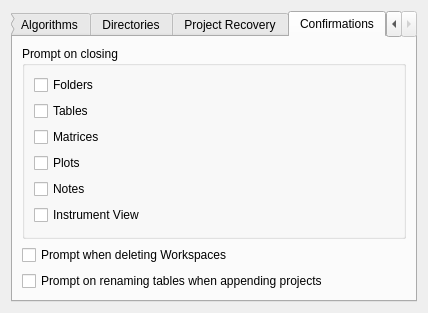
<?xml version="1.0" encoding="UTF-8"?>
<ui version="4.0">
 <class>Form</class>
 <widget class="QWidget" name="Form">
  <property name="geometry">
   <rect>
    <x>0</x>
    <y>0</y>
    <width>428</width>
    <height>288</height>
   </rect>
  </property>
  <property name="windowTitle">
   <string>Form</string>
  </property>
  <layout class="QHBoxLayout" name="horizontalLayout">
   <item>
    <widget class="QTabWidget" name="tabWidget">
     <property name="currentIndex">
      <number>4</number>
     </property>
     <widget class="QWidget" name="instrument_tab">
      <attribute name="title">
       <string>Instrument</string>
      </attribute>
      <layout class="QHBoxLayout" name="horizontalLayout_2">
       <item>
        <layout class="QVBoxLayout" name="verticalLayout">
         <item>
          <layout class="QHBoxLayout" name="horizontalLayout_3">
           <item>
            <widget class="QLabel" name="facility_label">
             <property name="text">
              <string>Facility</string>
             </property>
            </widget>
           </item>
           <item>
            <widget class="QComboBox" name="facility">
             <item>
              <property name="text">
               <string>ISIS</string>
              </property>
             </item>
            </widget>
           </item>
          </layout>
         </item>
         <item>
          <layout class="QHBoxLayout" name="horizontalLayout_4">
           <item>
            <widget class="QLabel" name="instrument_label">
             <property name="text">
              <string>Default Instrument</string>
             </property>
            </widget>
           </item>
           <item>
            <widget class="QComboBox" name="instrument">
             <item>
              <property name="text">
               <string>IMAT</string>
              </property>
             </item>
            </widget>
           </item>
          </layout>
         </item>
        </layout>
       </item>
      </layout>
     </widget>
     <widget class="QWidget" name="algorithms_tab">
      <attribute name="title">
       <string>Algorithms</string>
      </attribute>
      <layout class="QHBoxLayout" name="horizontalLayout_5">
       <item>
        <layout class="QVBoxLayout" name="verticalLayout_2">
         <item>
          <widget class="QCheckBox" name="show_invisible_workspaces">
           <property name="text">
            <string>Show Invisible Workspaces</string>
           </property>
          </widget>
         </item>
         <item>
          <layout class="QHBoxLayout" name="horizontalLayout_6">
           <item>
            <widget class="QTreeWidget" name="algorithms_categories">
             <column>
              <property name="text">
               <string>Show Algorithm Categories</string>
              </property>
             </column>
            </widget>
           </item>
          </layout>
         </item>
        </layout>
       </item>
      </layout>
     </widget>
     <widget class="QWidget" name="directories_tab">
      <attribute name="title">
       <string>Directories</string>
      </attribute>
      <layout class="QHBoxLayout" name="horizontalLayout_7">
       <item>
        <layout class="QVBoxLayout" name="verticalLayout_3">
         <item>
          <layout class="QHBoxLayout" name="horizontalLayout_8">
           <item>
            <widget class="QLabel" name="python_scripts_label">
             <property name="minimumSize">
              <size>
               <width>121</width>
               <height>0</height>
              </size>
             </property>
             <property name="maximumSize">
              <size>
               <width>16777215</width>
               <height>16777215</height>
              </size>
             </property>
             <property name="text">
              <string>Python scripts</string>
             </property>
            </widget>
           </item>
           <item>
            <widget class="QPlainTextEdit" name="python_scripts_dir">
             <property name="maximumSize">
              <size>
               <width>16777215</width>
               <height>25</height>
              </size>
             </property>
            </widget>
           </item>
           <item>
            <widget class="QPushButton" name="python_scripts_find">
             <property name="text">
              <string>Find</string>
             </property>
            </widget>
           </item>
          </layout>
         </item>
         <item>
          <layout class="QHBoxLayout" name="horizontalLayout_9">
           <item>
            <widget class="QLabel" name="python_extensions_label">
             <property name="text">
              <string>Python extensions
(algorithms, fit functions)</string>
             </property>
            </widget>
           </item>
           <item>
            <widget class="QPlainTextEdit" name="python_extensions_dir">
             <property name="maximumSize">
              <size>
               <width>16777215</width>
               <height>25</height>
              </size>
             </property>
            </widget>
           </item>
           <item>
            <widget class="QPushButton" name="python_extensions_find">
             <property name="text">
              <string>Find</string>
             </property>
            </widget>
           </item>
          </layout>
         </item>
         <item>
          <layout class="QHBoxLayout" name="horizontalLayout_10">
           <item>
            <widget class="QLabel" name="instrument_definitions_label">
             <property name="minimumSize">
              <size>
               <width>121</width>
               <height>0</height>
              </size>
             </property>
             <property name="text">
              <string>Instrument definitions</string>
             </property>
            </widget>
           </item>
           <item>
            <widget class="QPlainTextEdit" name="instrument_definitions_dir">
             <property name="maximumSize">
              <size>
               <width>16777215</width>
               <height>25</height>
              </size>
             </property>
            </widget>
           </item>
           <item>
            <widget class="QPushButton" name="instrument_definitions_find">
             <property name="text">
              <string>Find</string>
             </property>
            </widget>
           </item>
          </layout>
         </item>
        </layout>
       </item>
      </layout>
     </widget>
     <widget class="QWidget" name="project_recovery_tab">
      <attribute name="title">
       <string>Project Recovery</string>
      </attribute>
      <layout class="QHBoxLayout" name="horizontalLayout_11">
       <item>
        <layout class="QVBoxLayout" name="verticalLayout_4">
         <item>
          <widget class="QCheckBox" name="checkBox">
           <property name="text">
            <string>Enable Project Recovery</string>
           </property>
          </widget>
         </item>
         <item>
          <layout class="QHBoxLayout" name="horizontalLayout_12">
           <item>
            <widget class="QLabel" name="time_between_recovery_label">
             <property name="minimumSize">
              <size>
               <width>192</width>
               <height>0</height>
              </size>
             </property>
             <property name="text">
              <string>Time between recovery
checkpoints (seconds)</string>
             </property>
            </widget>
           </item>
           <item>
            <widget class="QSpinBox" name="time_between_recovery">
             <property name="maximum">
              <number>3600</number>
             </property>
             <property name="value">
              <number>60</number>
             </property>
            </widget>
           </item>
          </layout>
         </item>
         <item>
          <layout class="QHBoxLayout" name="horizontalLayout_13">
           <item>
            <widget class="QLabel" name="total_number_checkpoints_label">
             <property name="text">
              <string>Total number of checkpoints to be made</string>
             </property>
            </widget>
           </item>
           <item>
            <widget class="QSpinBox" name="total_number_checkpoints"/>
           </item>
          </layout>
         </item>
        </layout>
       </item>
      </layout>
     </widget>
     <widget class="QWidget" name="tab">
      <attribute name="title">
       <string>Confirmations</string>
      </attribute>
      <layout class="QVBoxLayout" name="verticalLayout_5">
       <item>
        <widget class="QGroupBox" name="groupBox">
         <property name="title">
          <string>Prompt on closing</string>
         </property>
         <layout class="QVBoxLayout" name="verticalLayout_6">
          <item>
           <widget class="QCheckBox" name="prompt_close_folders">
            <property name="text">
             <string>Folders</string>
            </property>
           </widget>
          </item>
          <item>
           <widget class="QCheckBox" name="prompt_close_tables">
            <property name="text">
             <string>Tables</string>
            </property>
           </widget>
          </item>
          <item>
           <widget class="QCheckBox" name="prompt_close_matrices">
            <property name="text">
             <string>Matrices</string>
            </property>
           </widget>
          </item>
          <item>
           <widget class="QCheckBox" name="prompt_close_plots">
            <property name="text">
             <string>Plots</string>
            </property>
           </widget>
          </item>
          <item>
           <widget class="QCheckBox" name="prompt_close_notes">
            <property name="text">
             <string>Notes</string>
            </property>
           </widget>
          </item>
          <item>
           <widget class="QCheckBox" name="prompt_close_instrument_view">
            <property name="text">
             <string>Instrument View</string>
            </property>
           </widget>
          </item>
         </layout>
        </widget>
       </item>
       <item>
        <widget class="QCheckBox" name="prompt_when_deleting_ws">
         <property name="text">
          <string>Prompt when deleting Workspaces</string>
         </property>
        </widget>
       </item>
       <item>
        <widget class="QCheckBox" name="prompt_on_renaming_tables">
         <property name="text">
          <string>Prompt on renaming tables when appending projects</string>
         </property>
        </widget>
       </item>
      </layout>
     </widget>
    </widget>
   </item>
  </layout>
 </widget>
 <resources/>
 <connections/>
</ui>
